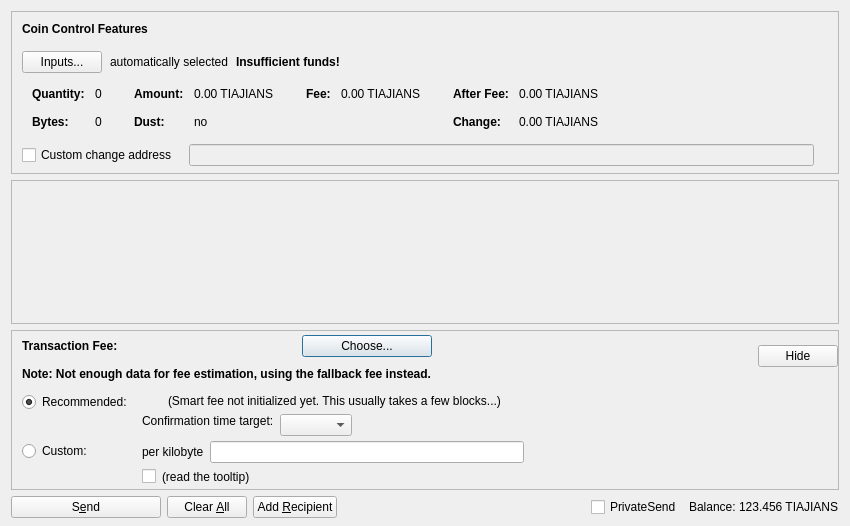
<?xml version="1.0" encoding="UTF-8"?>
<ui version="4.0">
 <class>SendCoinsDialog</class>
 <widget class="QDialog" name="SendCoinsDialog">
  <property name="geometry">
   <rect>
    <x>0</x>
    <y>0</y>
    <width>850</width>
    <height>526</height>
   </rect>
  </property>
  <property name="windowTitle">
   <string>Send Coins</string>
  </property>
  <layout class="QVBoxLayout" name="verticalLayout" stretch="0,1,0,0">
   <property name="bottomMargin">
    <number>8</number>
   </property>
   <item>
    <widget class="QFrame" name="frameCoinControl">
     <property name="sizePolicy">
      <sizepolicy hsizetype="Expanding" vsizetype="Expanding">
       <horstretch>0</horstretch>
       <verstretch>0</verstretch>
      </sizepolicy>
     </property>
     <property name="maximumSize">
      <size>
       <width>16777215</width>
       <height>16777215</height>
      </size>
     </property>
     <property name="frameShape">
      <enum>QFrame::StyledPanel</enum>
     </property>
     <property name="frameShadow">
      <enum>QFrame::Sunken</enum>
     </property>
     <layout class="QVBoxLayout" name="verticalLayoutCoinControl2">
      <property name="spacing">
       <number>0</number>
      </property>
      <property name="leftMargin">
       <number>0</number>
      </property>
      <property name="topMargin">
       <number>0</number>
      </property>
      <property name="rightMargin">
       <number>0</number>
      </property>
      <property name="bottomMargin">
       <number>6</number>
      </property>
      <item>
       <layout class="QVBoxLayout" name="verticalLayoutCoinControl" stretch="0,0,0,0,1">
        <property name="spacing">
         <number>0</number>
        </property>
        <property name="leftMargin">
         <number>10</number>
        </property>
        <property name="topMargin">
         <number>10</number>
        </property>
        <item>
         <layout class="QHBoxLayout" name="horizontalLayoutCoinControl1">
          <property name="bottomMargin">
           <number>15</number>
          </property>
          <item>
           <widget class="QLabel" name="labelCoinControlFeatures">
            <property name="sizePolicy">
             <sizepolicy hsizetype="Preferred" vsizetype="Maximum">
              <horstretch>0</horstretch>
              <verstretch>0</verstretch>
             </sizepolicy>
            </property>
            <property name="font">
             <font>
              <weight>75</weight>
              <bold>true</bold>
             </font>
            </property>
            <property name="styleSheet">
             <string notr="true">font-weight:bold;</string>
            </property>
            <property name="text">
             <string>Coin Control Features</string>
            </property>
           </widget>
          </item>
         </layout>
        </item>
        <item>
         <layout class="QHBoxLayout" name="horizontalLayoutCoinControl2" stretch="0,0,0,0">
          <property name="spacing">
           <number>8</number>
          </property>
          <property name="bottomMargin">
           <number>10</number>
          </property>
          <item>
           <widget class="QPushButton" name="pushButtonCoinControl">
            <property name="styleSheet">
             <string notr="true"/>
            </property>
            <property name="text">
             <string>Inputs...</string>
            </property>
            <property name="autoDefault">
             <bool>false</bool>
            </property>
           </widget>
          </item>
          <item>
           <widget class="QLabel" name="labelCoinControlAutomaticallySelected">
            <property name="text">
             <string>automatically selected</string>
            </property>
            <property name="margin">
             <number>5</number>
            </property>
           </widget>
          </item>
          <item>
           <widget class="QLabel" name="labelCoinControlInsuffFunds">
            <property name="font">
             <font>
              <weight>75</weight>
              <bold>true</bold>
             </font>
            </property>
            <property name="styleSheet">
             <string notr="true">font-weight:bold;</string>
            </property>
            <property name="text">
             <string>Insufficient funds!</string>
            </property>
            <property name="margin">
             <number>5</number>
            </property>
           </widget>
          </item>
          <item>
           <spacer name="horizontalSpacerCoinControl">
            <property name="orientation">
             <enum>Qt::Horizontal</enum>
            </property>
            <property name="sizeHint" stdset="0">
             <size>
              <width>40</width>
              <height>1</height>
             </size>
            </property>
           </spacer>
          </item>
         </layout>
        </item>
        <item>
         <widget class="QWidget" name="widgetCoinControl" native="true">
          <property name="sizePolicy">
           <sizepolicy hsizetype="Preferred" vsizetype="Preferred">
            <horstretch>0</horstretch>
            <verstretch>0</verstretch>
           </sizepolicy>
          </property>
          <property name="minimumSize">
           <size>
            <width>0</width>
            <height>0</height>
           </size>
          </property>
          <property name="styleSheet">
           <string notr="true"/>
          </property>
          <layout class="QHBoxLayout" name="horizontalLayoutCoinControl5">
           <property name="leftMargin">
            <number>0</number>
           </property>
           <property name="topMargin">
            <number>0</number>
           </property>
           <property name="rightMargin">
            <number>0</number>
           </property>
           <property name="bottomMargin">
            <number>0</number>
           </property>
           <item>
            <layout class="QHBoxLayout" name="horizontalLayoutCoinControl3" stretch="0,0,0,1">
             <property name="spacing">
              <number>20</number>
             </property>
             <property name="topMargin">
              <number>0</number>
             </property>
             <property name="bottomMargin">
              <number>10</number>
             </property>
             <item>
              <layout class="QFormLayout" name="formLayoutCoinControl1">
               <property name="horizontalSpacing">
                <number>10</number>
               </property>
               <property name="verticalSpacing">
                <number>14</number>
               </property>
               <property name="leftMargin">
                <number>10</number>
               </property>
               <property name="topMargin">
                <number>4</number>
               </property>
               <property name="rightMargin">
                <number>6</number>
               </property>
               <item row="0" column="0">
                <widget class="QLabel" name="labelCoinControlQuantityText">
                 <property name="font">
                  <font>
                   <weight>75</weight>
                   <bold>true</bold>
                  </font>
                 </property>
                 <property name="text">
                  <string>Quantity:</string>
                 </property>
                 <property name="margin">
                  <number>0</number>
                 </property>
                </widget>
               </item>
               <item row="0" column="1">
                <widget class="QLabel" name="labelCoinControlQuantity">
                 <property name="cursor">
                  <cursorShape>IBeamCursor</cursorShape>
                 </property>
                 <property name="contextMenuPolicy">
                  <enum>Qt::ActionsContextMenu</enum>
                 </property>
                 <property name="text">
                  <string notr="true">0</string>
                 </property>
                 <property name="margin">
                  <number>0</number>
                 </property>
                 <property name="textInteractionFlags">
                  <set>Qt::LinksAccessibleByMouse|Qt::TextSelectableByKeyboard|Qt::TextSelectableByMouse</set>
                 </property>
                </widget>
               </item>
               <item row="1" column="0">
                <widget class="QLabel" name="labelCoinControlBytesText">
                 <property name="font">
                  <font>
                   <weight>75</weight>
                   <bold>true</bold>
                  </font>
                 </property>
                 <property name="text">
                  <string>Bytes:</string>
                 </property>
                </widget>
               </item>
               <item row="1" column="1">
                <widget class="QLabel" name="labelCoinControlBytes">
                 <property name="cursor">
                  <cursorShape>IBeamCursor</cursorShape>
                 </property>
                 <property name="contextMenuPolicy">
                  <enum>Qt::ActionsContextMenu</enum>
                 </property>
                 <property name="text">
                  <string notr="true">0</string>
                 </property>
                 <property name="textInteractionFlags">
                  <set>Qt::LinksAccessibleByMouse|Qt::TextSelectableByKeyboard|Qt::TextSelectableByMouse</set>
                 </property>
                </widget>
               </item>
              </layout>
             </item>
             <item>
              <layout class="QFormLayout" name="formLayoutCoinControl2">
               <property name="horizontalSpacing">
                <number>10</number>
               </property>
               <property name="verticalSpacing">
                <number>14</number>
               </property>
               <property name="leftMargin">
                <number>6</number>
               </property>
               <property name="topMargin">
                <number>4</number>
               </property>
               <property name="rightMargin">
                <number>6</number>
               </property>
               <item row="0" column="0">
                <widget class="QLabel" name="labelCoinControlAmountText">
                 <property name="font">
                  <font>
                   <weight>75</weight>
                   <bold>true</bold>
                  </font>
                 </property>
                 <property name="text">
                  <string>Amount:</string>
                 </property>
                 <property name="margin">
                  <number>0</number>
                 </property>
                </widget>
               </item>
               <item row="0" column="1">
                <widget class="QLabel" name="labelCoinControlAmount">
                 <property name="cursor">
                  <cursorShape>IBeamCursor</cursorShape>
                 </property>
                 <property name="contextMenuPolicy">
                  <enum>Qt::ActionsContextMenu</enum>
                 </property>
                 <property name="text">
                  <string notr="true">0.00 TIAJIANS</string>
                 </property>
                 <property name="textInteractionFlags">
                  <set>Qt::LinksAccessibleByMouse|Qt::TextSelectableByKeyboard|Qt::TextSelectableByMouse</set>
                 </property>
                </widget>
               </item>
               <item row="1" column="0">
                <widget class="QLabel" name="labelCoinControlLowOutputText">
                 <property name="font">
                  <font>
                   <weight>75</weight>
                   <bold>true</bold>
                  </font>
                 </property>
                 <property name="text">
                  <string>Dust:</string>
                 </property>
                </widget>
               </item>
               <item row="1" column="1">
                <widget class="QLabel" name="labelCoinControlLowOutput">
                 <property name="cursor">
                  <cursorShape>IBeamCursor</cursorShape>
                 </property>
                 <property name="contextMenuPolicy">
                  <enum>Qt::ActionsContextMenu</enum>
                 </property>
                 <property name="text">
                  <string notr="true">no</string>
                 </property>
                 <property name="textInteractionFlags">
                  <set>Qt::LinksAccessibleByMouse|Qt::TextSelectableByKeyboard|Qt::TextSelectableByMouse</set>
                 </property>
                </widget>
               </item>
              </layout>
             </item>
             <item>
              <layout class="QFormLayout" name="formLayoutCoinControl3">
               <property name="horizontalSpacing">
                <number>10</number>
               </property>
               <property name="verticalSpacing">
                <number>14</number>
               </property>
               <property name="leftMargin">
                <number>6</number>
               </property>
               <property name="topMargin">
                <number>4</number>
               </property>
               <property name="rightMargin">
                <number>6</number>
               </property>
               <item row="0" column="0">
                <widget class="QLabel" name="labelCoinControlFeeText">
                 <property name="font">
                  <font>
                   <weight>75</weight>
                   <bold>true</bold>
                  </font>
                 </property>
                 <property name="text">
                  <string>Fee:</string>
                 </property>
                 <property name="margin">
                  <number>0</number>
                 </property>
                </widget>
               </item>
               <item row="0" column="1">
                <widget class="QLabel" name="labelCoinControlFee">
                 <property name="cursor">
                  <cursorShape>IBeamCursor</cursorShape>
                 </property>
                 <property name="contextMenuPolicy">
                  <enum>Qt::ActionsContextMenu</enum>
                 </property>
                 <property name="text">
                  <string notr="true">0.00 TIAJIANS</string>
                 </property>
                 <property name="textInteractionFlags">
                  <set>Qt::LinksAccessibleByMouse|Qt::TextSelectableByKeyboard|Qt::TextSelectableByMouse</set>
                 </property>
                </widget>
               </item>
              </layout>
             </item>
             <item>
              <layout class="QFormLayout" name="formLayoutCoinControl4">
               <property name="horizontalSpacing">
                <number>10</number>
               </property>
               <property name="verticalSpacing">
                <number>14</number>
               </property>
               <property name="leftMargin">
                <number>6</number>
               </property>
               <property name="topMargin">
                <number>4</number>
               </property>
               <property name="rightMargin">
                <number>6</number>
               </property>
               <item row="0" column="0">
                <widget class="QLabel" name="labelCoinControlAfterFeeText">
                 <property name="font">
                  <font>
                   <weight>75</weight>
                   <bold>true</bold>
                  </font>
                 </property>
                 <property name="text">
                  <string>After Fee:</string>
                 </property>
                 <property name="margin">
                  <number>0</number>
                 </property>
                </widget>
               </item>
               <item row="0" column="1">
                <widget class="QLabel" name="labelCoinControlAfterFee">
                 <property name="cursor">
                  <cursorShape>IBeamCursor</cursorShape>
                 </property>
                 <property name="contextMenuPolicy">
                  <enum>Qt::ActionsContextMenu</enum>
                 </property>
                 <property name="text">
                  <string notr="true">0.00 TIAJIANS</string>
                 </property>
                 <property name="textInteractionFlags">
                  <set>Qt::LinksAccessibleByMouse|Qt::TextSelectableByKeyboard|Qt::TextSelectableByMouse</set>
                 </property>
                </widget>
               </item>
               <item row="1" column="0">
                <widget class="QLabel" name="labelCoinControlChangeText">
                 <property name="font">
                  <font>
                   <weight>75</weight>
                   <bold>true</bold>
                  </font>
                 </property>
                 <property name="text">
                  <string>Change:</string>
                 </property>
                </widget>
               </item>
               <item row="1" column="1">
                <widget class="QLabel" name="labelCoinControlChange">
                 <property name="cursor">
                  <cursorShape>IBeamCursor</cursorShape>
                 </property>
                 <property name="contextMenuPolicy">
                  <enum>Qt::ActionsContextMenu</enum>
                 </property>
                 <property name="text">
                  <string notr="true">0.00 TIAJIANS</string>
                 </property>
                 <property name="textInteractionFlags">
                  <set>Qt::LinksAccessibleByMouse|Qt::TextSelectableByKeyboard|Qt::TextSelectableByMouse</set>
                 </property>
                </widget>
               </item>
              </layout>
             </item>
            </layout>
           </item>
          </layout>
         </widget>
        </item>
        <item>
         <layout class="QHBoxLayout" name="horizontalLayoutCoinControl4" stretch="0,0,0">
          <property name="spacing">
           <number>12</number>
          </property>
          <property name="sizeConstraint">
           <enum>QLayout::SetDefaultConstraint</enum>
          </property>
          <property name="topMargin">
           <number>5</number>
          </property>
          <property name="rightMargin">
           <number>5</number>
          </property>
          <item>
           <widget class="QCheckBox" name="checkBoxCoinControlChange">
            <property name="toolTip">
             <string>If this is activated, but the change address is empty or invalid, change will be sent to a newly generated address.</string>
            </property>
            <property name="text">
             <string>Custom change address</string>
            </property>
           </widget>
          </item>
          <item>
           <widget class="QValidatedLineEdit" name="lineEditCoinControlChange">
            <property name="enabled">
             <bool>false</bool>
            </property>
            <property name="sizePolicy">
             <sizepolicy hsizetype="Expanding" vsizetype="Fixed">
              <horstretch>0</horstretch>
              <verstretch>0</verstretch>
             </sizepolicy>
            </property>
           </widget>
          </item>
          <item>
           <widget class="QLabel" name="labelCoinControlChangeLabel">
            <property name="sizePolicy">
             <sizepolicy hsizetype="Preferred" vsizetype="Expanding">
              <horstretch>0</horstretch>
              <verstretch>0</verstretch>
             </sizepolicy>
            </property>
            <property name="minimumSize">
             <size>
              <width>0</width>
              <height>0</height>
             </size>
            </property>
            <property name="text">
             <string/>
            </property>
            <property name="margin">
             <number>3</number>
            </property>
           </widget>
          </item>
         </layout>
        </item>
        <item>
         <spacer name="verticalSpacerCoinControl">
          <property name="orientation">
           <enum>Qt::Vertical</enum>
          </property>
          <property name="sizeHint" stdset="0">
           <size>
            <width>800</width>
            <height>1</height>
           </size>
          </property>
         </spacer>
        </item>
       </layout>
      </item>
     </layout>
    </widget>
   </item>
   <item>
    <widget class="QScrollArea" name="scrollArea">
     <property name="widgetResizable">
      <bool>true</bool>
     </property>
     <widget class="QWidget" name="scrollAreaWidgetContents">
      <property name="geometry">
       <rect>
        <x>0</x>
        <y>0</y>
        <width>830</width>
        <height>104</height>
       </rect>
      </property>
      <layout class="QVBoxLayout" name="verticalLayout_2" stretch="0,1">
       <property name="leftMargin">
        <number>0</number>
       </property>
       <property name="topMargin">
        <number>0</number>
       </property>
       <property name="rightMargin">
        <number>0</number>
       </property>
       <property name="bottomMargin">
        <number>0</number>
       </property>
       <item>
        <layout class="QVBoxLayout" name="entries">
         <property name="spacing">
          <number>6</number>
         </property>
        </layout>
       </item>
       <item>
        <spacer name="verticalSpacer">
         <property name="orientation">
          <enum>Qt::Vertical</enum>
         </property>
         <property name="sizeHint" stdset="0">
          <size>
           <width>20</width>
           <height>40</height>
          </size>
         </property>
        </spacer>
       </item>
      </layout>
     </widget>
    </widget>
   </item>
   <item>
    <widget class="QFrame" name="frameFee">
     <property name="sizePolicy">
      <sizepolicy hsizetype="Expanding" vsizetype="Expanding">
       <horstretch>0</horstretch>
       <verstretch>0</verstretch>
      </sizepolicy>
     </property>
     <property name="maximumSize">
      <size>
       <width>16777215</width>
       <height>16777215</height>
      </size>
     </property>
     <property name="frameShape">
      <enum>QFrame::StyledPanel</enum>
     </property>
     <property name="frameShadow">
      <enum>QFrame::Sunken</enum>
     </property>
     <layout class="QVBoxLayout" name="verticalLayoutFee1">
      <property name="spacing">
       <number>0</number>
      </property>
      <property name="leftMargin">
       <number>0</number>
      </property>
      <property name="topMargin">
       <number>0</number>
      </property>
      <property name="rightMargin">
       <number>0</number>
      </property>
      <property name="bottomMargin">
       <number>0</number>
      </property>
      <item>
       <layout class="QVBoxLayout" name="verticalLayoutFee2" stretch="0,0,0">
        <property name="spacing">
         <number>0</number>
        </property>
        <property name="leftMargin">
         <number>10</number>
        </property>
        <property name="topMargin">
         <number>0</number>
        </property>
        <item>
         <layout class="QHBoxLayout" name="horizontalLayoutFee1">
          <property name="bottomMargin">
           <number>0</number>
          </property>
          <item>
           <layout class="QVBoxLayout" name="verticalLayoutFee7">
            <property name="spacing">
             <number>0</number>
            </property>
            <item>
             <spacer name="verticalSpacerSmartFee">
              <property name="orientation">
               <enum>Qt::Vertical</enum>
              </property>
              <property name="sizeType">
               <enum>QSizePolicy::Fixed</enum>
              </property>
              <property name="sizeHint" stdset="0">
               <size>
                <width>1</width>
                <height>4</height>
               </size>
              </property>
             </spacer>
            </item>
            <item>
             <layout class="QHBoxLayout" name="horizontalLayoutSmartFee">
              <property name="spacing">
               <number>10</number>
              </property>
              <item>
               <widget class="QLabel" name="labelFeeHeadline">
                <property name="sizePolicy">
                 <sizepolicy hsizetype="Preferred" vsizetype="Maximum">
                  <horstretch>0</horstretch>
                  <verstretch>0</verstretch>
                 </sizepolicy>
                </property>
                <property name="font">
                 <font>
                  <weight>75</weight>
                  <bold>true</bold>
                 </font>
                </property>
                <property name="styleSheet">
                 <string notr="true">font-weight:bold;</string>
                </property>
                <property name="text">
                 <string>Transaction Fee:</string>
                </property>
               </widget>
              </item>
              <item>
               <widget class="QLabel" name="labelFeeMinimized">
                <property name="text">
                 <string/>
                </property>
               </widget>
              </item>
              <item>
               <widget class="QPushButton" name="buttonChooseFee">
                <property name="text">
                 <string>Choose...</string>
                </property>
               </widget>
              </item>
             </layout>
            </item>
            <item>
             <spacer name="verticalSpacer_7">
              <property name="orientation">
               <enum>Qt::Vertical</enum>
              </property>
              <property name="sizeHint" stdset="0">
               <size>
                <width>1</width>
                <height>10</height>
               </size>
              </property>
             </spacer>
            </item>
            <item>
             <widget class="QLabel" name="fallbackFeeWarningLabel">
              <property name="toolTip">
               <string>Using the fallbackfee can result in sending a transaction that will take several hours or days (or never) to confirm. Consider choosing your fee manually or wait until you have validated the complete chain.</string>
              </property>
              <property name="font">
              <font>
                  <weight>75</weight>
                  <bold>true</bold>
              </font>
              </property>
              <property name="text">
               <string>Note: Not enough data for fee estimation, using the fallback fee instead.</string>
              </property>
              <property name="wordWrap">
               <bool>false</bool>
              </property>
             </widget>
            </item>
            <item>
             <spacer name="verticalSpacer_5">
              <property name="orientation">
               <enum>Qt::Vertical</enum>
              </property>
              <property name="sizeHint" stdset="0">
               <size>
                <width>1</width>
                <height>1</height>
               </size>
              </property>
             </spacer>
            </item>
           </layout>
          </item>
          <item>
           <spacer name="horizontalSpacer_4">
            <property name="orientation">
             <enum>Qt::Horizontal</enum>
            </property>
            <property name="sizeHint" stdset="0">
             <size>
              <width>1</width>
              <height>1</height>
             </size>
            </property>
           </spacer>
          </item>
          <item>
           <widget class="QPushButton" name="buttonMinimizeFee">
            <property name="toolTip">
             <string>collapse fee-settings</string>
            </property>
            <property name="text">
             <string>Hide</string>
            </property>
           </widget>
          </item>
         </layout>
        </item>
        <item>
         <widget class="QFrame" name="frameFeeSelection">
          <layout class="QVBoxLayout" name="verticalLayoutFee12">
           <property name="spacing">
            <number>0</number>
           </property>
           <property name="leftMargin">
            <number>0</number>
           </property>
           <property name="topMargin">
            <number>0</number>
           </property>
           <property name="rightMargin">
            <number>0</number>
           </property>
           <property name="bottomMargin">
            <number>0</number>
           </property>
           <item>
            <layout class="QGridLayout" name="gridLayoutFee">
             <property name="topMargin">
              <number>10</number>
             </property>
             <property name="bottomMargin">
              <number>4</number>
             </property>
             <property name="horizontalSpacing">
              <number>10</number>
             </property>
             <property name="verticalSpacing">
              <number>4</number>
             </property>
             <item row="1" column="1">
              <layout class="QVBoxLayout" name="verticalLayoutFee8">
               <property name="spacing">
                <number>6</number>
               </property>
               <item>
                <layout class="QHBoxLayout" name="horizontalLayoutFee13">
                 <item>
                  <widget class="QLabel" name="labelCustomPerKilobyte">
                   <property name="toolTip">
                    <string>If the custom fee is set to 1000 duffs and the transaction is only 250 bytes, then &quot;per kilobyte&quot; only pays 250 duffs in fee,&lt;br /&gt;while &quot;at least&quot; pays 1000 duffs. For transactions bigger than a kilobyte both pay by kilobyte.</string>
                   </property>
                   <property name="text">
                    <string>per kilobyte</string>
                   </property>
                  </widget>
                 </item>
                 <item>
                  <widget class="BitcoinAmountField" name="customFee"/>
                 </item>
                 <item>
                  <spacer name="horizontalSpacer_6">
                   <property name="orientation">
                    <enum>Qt::Horizontal</enum>
                   </property>
                   <property name="sizeHint" stdset="0">
                    <size>
                     <width>1</width>
                     <height>1</height>
                    </size>
                   </property>
                  </spacer>
                 </item>
                </layout>
               </item>
               <item>
                <layout class="QHBoxLayout" name="horizontalLayoutFee8">
                 <item>
                  <widget class="QCheckBox" name="checkBoxMinimumFee">
                   <property name="toolTip">
                    <string>Paying only the minimum fee is just fine as long as there is less transaction volume than space in the blocks.&lt;br /&gt;But be aware that this can end up in a never confirming transaction once there is more demand for tiajians transactions than the network can process.</string>
                   </property>
                   <property name="text">
                    <string/>
                   </property>
                  </widget>
                 </item>
                 <item>
                  <widget class="QLabel" name="labelMinFeeWarning">
                   <property name="enabled">
                    <bool>true</bool>
                   </property>
                   <property name="toolTip">
                    <string>Paying only the minimum fee is just fine as long as there is less transaction volume than space in the blocks.&lt;br /&gt;But be aware that this can end up in a never confirming transaction once there is more demand for tiajians transactions than the network can process.</string>
                   </property>
                   <property name="text">
                    <string>(read the tooltip)</string>
                   </property>
                   <property name="margin">
                    <number>5</number>
                   </property>
                  </widget>
                 </item>
                 <item>
                  <spacer name="horizontalSpacer_2">
                   <property name="orientation">
                    <enum>Qt::Horizontal</enum>
                   </property>
                   <property name="sizeHint" stdset="0">
                    <size>
                     <width>1</width>
                     <height>1</height>
                    </size>
                   </property>
                  </spacer>
                 </item>
                </layout>
               </item>
              </layout>
             </item>
             <item row="0" column="0">
              <layout class="QVBoxLayout" name="verticalLayoutFee4" stretch="0,1">
               <item>
                <widget class="QRadioButton" name="radioSmartFee">
                 <property name="text">
                  <string>Recommended:</string>
                 </property>
                 <property name="checked">
                  <bool>true</bool>
                 </property>
                 <attribute name="buttonGroup">
                  <string notr="true">groupFee</string>
                 </attribute>
                </widget>
               </item>
               <item>
                <spacer name="verticalSpacer_2">
                 <property name="orientation">
                  <enum>Qt::Vertical</enum>
                 </property>
                 <property name="sizeHint" stdset="0">
                  <size>
                   <width>1</width>
                   <height>1</height>
                  </size>
                 </property>
                </spacer>
               </item>
              </layout>
             </item>
             <item row="1" column="0">
              <layout class="QVBoxLayout" name="verticalLayoutFee9" stretch="0,1">
               <item>
                <widget class="QRadioButton" name="radioCustomFee">
                 <property name="text">
                  <string>Custom:</string>
                 </property>
                 <attribute name="buttonGroup">
                  <string notr="true">groupFee</string>
                 </attribute>
                </widget>
               </item>
               <item>
                <spacer name="verticalSpacer_6">
                 <property name="orientation">
                  <enum>Qt::Vertical</enum>
                 </property>
                 <property name="sizeHint" stdset="0">
                  <size>
                   <width>1</width>
                   <height>1</height>
                  </size>
                 </property>
                </spacer>
               </item>
              </layout>
             </item>
             <item row="0" column="1">
              <layout class="QVBoxLayout" name="verticalLayoutFee3" stretch="0,0,1">
               <property name="spacing">
                <number>6</number>
               </property>
               <property name="topMargin">
                <number>2</number>
               </property>
               <item>
                <layout class="QHBoxLayout" name="horizontalLayoutFee12">
                 <item>
                  <widget class="QLabel" name="labelSmartFee">
                   <property name="text">
                    <string/>
                   </property>
                   <property name="margin">
                    <number>2</number>
                   </property>
                  </widget>
                 </item>
                 <item>
                  <widget class="QLabel" name="labelFeeEstimation">
                   <property name="text">
                    <string/>
                   </property>
                  </widget>
                 </item>
                 <item>
                  <widget class="QLabel" name="labelSmartFee2">
                   <property name="text">
                    <string>(Smart fee not initialized yet. This usually takes a few blocks...)</string>
                   </property>
                   <property name="margin">
                    <number>2</number>
                   </property>
                  </widget>
                 </item>
                 <item>
                  <spacer name="horizontalSpacer_5">
                   <property name="orientation">
                    <enum>Qt::Horizontal</enum>
                   </property>
                   <property name="sizeHint" stdset="0">
                    <size>
                     <width>1</width>
                     <height>1</height>
                    </size>
                   </property>
                  </spacer>
                 </item>
                </layout>
               </item>
               <item>
                <layout class="QHBoxLayout" name="horizontalLayoutFee9">
                 <item>
                  <layout class="QVBoxLayout" name="verticalLayoutFee6">
                   <item>
                    <widget class="QLabel" name="labelSmartFee3">
                     <property name="text">
                      <string>Confirmation time target:</string>
                     </property>
                     <property name="margin">
                      <number>2</number>
                     </property>
                    </widget>
                   </item>
                   <item>
                    <spacer name="verticalSpacer_3">
                     <property name="orientation">
                      <enum>Qt::Vertical</enum>
                     </property>
                     <property name="sizeHint" stdset="0">
                      <size>
                       <width>1</width>
                       <height>1</height>
                      </size>
                     </property>
                    </spacer>
                   </item>
                  </layout>
                 </item>
                 <item>
                  <layout class="QVBoxLayout" name="verticalLayoutFee5">
                   <property name="rightMargin">
                    <number>30</number>
                   </property>
                   <item>
                    <layout class="QHBoxLayout" name="horizontalLayoutConfTarget">
                     <property name="bottomMargin">
                      <number>0</number>
                     </property>
                     <item>
                      <widget class="QComboBox" name="confTargetSelector"/>
                     </item>
                     <item>
                      <spacer name="horizontalSpacerConfTarget">
                       <property name="orientation">
                        <enum>Qt::Horizontal</enum>
                       </property>
                       <property name="sizeHint" stdset="0">
                        <size>
                         <width>40</width>
                         <height>20</height>
                        </size>
                       </property>
                      </spacer>
                     </item>
                    </layout>
                   </item>
                  </layout>
                 </item>
                </layout>
               </item>
               <item>
                <spacer name="verticalSpacer_4">
                 <property name="orientation">
                  <enum>Qt::Vertical</enum>
                 </property>
                 <property name="sizeHint" stdset="0">
                  <size>
                   <width>1</width>
                   <height>1</height>
                  </size>
                 </property>
                </spacer>
               </item>
              </layout>
             </item>
            </layout>
           </item>
          </layout>
         </widget>
        </item>
        <item>
         <spacer name="verticalSpacerFee">
          <property name="orientation">
           <enum>Qt::Vertical</enum>
          </property>
          <property name="sizeHint" stdset="0">
           <size>
            <width>800</width>
            <height>1</height>
           </size>
          </property>
         </spacer>
        </item>
       </layout>
      </item>
     </layout>
    </widget>
   </item>
   <item>
    <layout class="QHBoxLayout" name="horizontalLayout">
     <item>
      <widget class="QPushButton" name="sendButton">
       <property name="minimumSize">
        <size>
         <width>150</width>
         <height>0</height>
        </size>
       </property>
       <property name="toolTip">
        <string>Confirm the send action</string>
       </property>
       <property name="text">
        <string>S&amp;end</string>
       </property>
       <property name="autoDefault">
        <bool>false</bool>
       </property>
       <property name="default">
        <bool>false</bool>
       </property>
      </widget>
     </item>
     <item>
      <widget class="QPushButton" name="clearButton">
       <property name="sizePolicy">
        <sizepolicy hsizetype="Minimum" vsizetype="Fixed">
         <horstretch>0</horstretch>
         <verstretch>0</verstretch>
        </sizepolicy>
       </property>
       <property name="toolTip">
        <string>Clear all fields of the form.</string>
       </property>
       <property name="text">
        <string>Clear &amp;All</string>
       </property>
       <property name="autoDefault">
        <bool>false</bool>
       </property>
      </widget>
     </item>
     <item>
      <widget class="QPushButton" name="addButton">
       <property name="toolTip">
        <string>Send to multiple recipients at once</string>
       </property>
       <property name="text">
        <string>Add &amp;Recipient</string>
       </property>
       <property name="autoDefault">
        <bool>false</bool>
       </property>
      </widget>
     </item>
     <item>
      <spacer name="horizontalSpacer">
       <property name="orientation">
        <enum>Qt::Horizontal</enum>
       </property>
       <property name="sizeHint" stdset="0">
        <size>
         <width>40</width>
         <height>20</height>
        </size>
       </property>
      </spacer>
     </item>
     <item>
      <layout class="QHBoxLayout" name="horizontalLayout_2">
       <property name="spacing">
        <number>3</number>
       </property>
       <item>
        <widget class="QCheckBox" name="checkUsePrivateSend">
         <property name="minimumSize">
          <size>
           <width>95</width>
           <height>0</height>
          </size>
         </property>
         <property name="text">
          <string>PrivateSend</string>
         </property>
         <property name="checked">
          <bool>false</bool>
         </property>
        </widget>
       </item>
       <item>
        <widget class="QLabel" name="label">
         <property name="text">
          <string>Balance:</string>
         </property>
        </widget>
       </item>
       <item>
        <widget class="QLabel" name="labelBalance">
         <property name="sizePolicy">
          <sizepolicy hsizetype="Preferred" vsizetype="Fixed">
           <horstretch>0</horstretch>
           <verstretch>0</verstretch>
          </sizepolicy>
         </property>
         <property name="cursor">
          <cursorShape>IBeamCursor</cursorShape>
         </property>
         <property name="text">
          <string notr="true">123.456 TIAJIANS</string>
         </property>
         <property name="textInteractionFlags">
          <set>Qt::LinksAccessibleByMouse|Qt::TextSelectableByKeyboard|Qt::TextSelectableByMouse</set>
         </property>
        </widget>
       </item>
      </layout>
     </item>
    </layout>
   </item>
  </layout>
 </widget>
 <customwidgets>
  <customwidget>
   <class>QValidatedLineEdit</class>
   <extends>QLineEdit</extends>
   <header>qvalidatedlineedit.h</header>
  </customwidget>
  <customwidget>
   <class>BitcoinAmountField</class>
   <extends>QLineEdit</extends>
   <header>bitcoinamountfield.h</header>
   <container>1</container>
  </customwidget>
 </customwidgets>
 <resources>
  <include location="../tiajians.qrc"/>
 </resources>
 <connections/>
 <buttongroups>
  <buttongroup name="groupFee"/>
 </buttongroups>
</ui>
